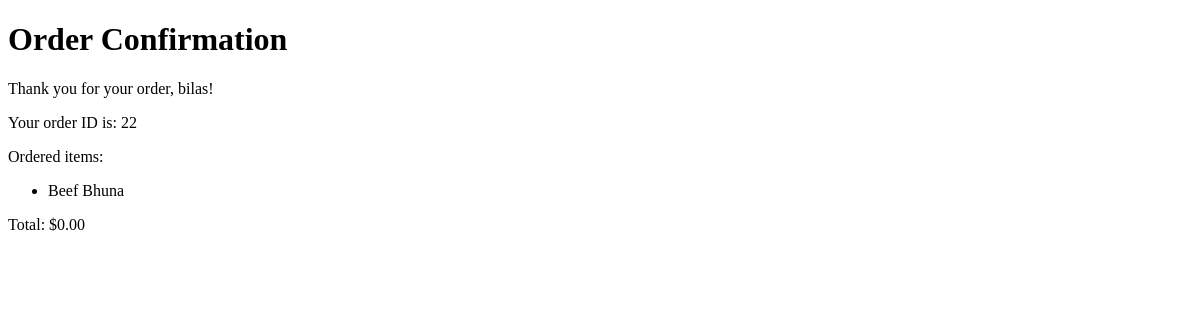
Before: /order/confirmation/22/ with the older database file.
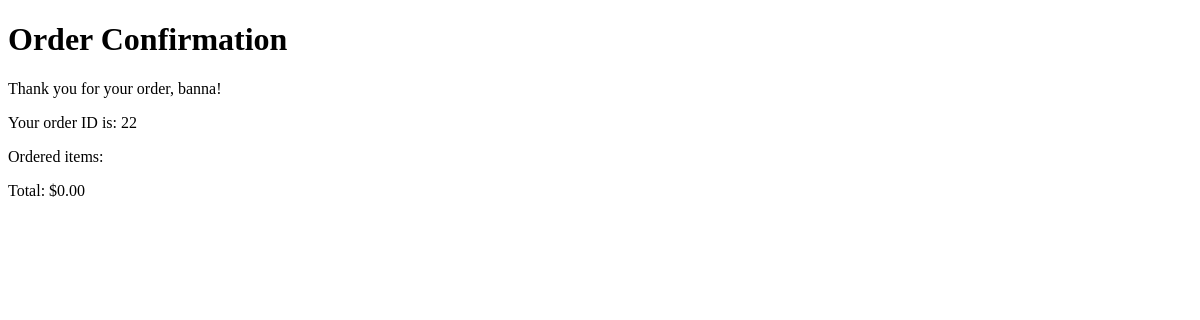
After: the same page with the newer database file.
### restaurant/models.py (models this page shows, shortened)
class Order(models.Model):
    menu_items = models.ManyToManyField(MenuItem)
    quantity = models.PositiveIntegerField(default=1)
    user_name = models.CharField(max_length=100)
    user_email = models.EmailField()
    user_phone = models.CharField(max_length=15)
    total_price = models.DecimalField(max_digits=10, decimal_places=2, default=0.00)

class MenuItem(models.Model):
    CATEGORY_CHOICES = [
        ('🥗 Starters', '🥗 Starters'),
        ('🍛 Main Course', '🍛 Main Course'),
        ('🍝 Noodles & Pasta', '🍝 Noodles & Pasta'),
        ('🍟 Sides', '🍟 Sides'),
        ('🍹 Drinks', '🍹 Drinks'),
        ('🍨 Desserts', '🍨 Desserts'),
        ('Healthy Foods', 'Healthy Foods'),
        ('Our Popular Dishes','Our Popular Dishes')
    ]
    name = models.CharField(max_length=100)
    description = models.TextField()
    price = models.DecimalField(max_digits=6, decimal_places=2)
    image = models.ImageField(upload_to='menu_images/')
    category = models.CharField(max_length=20, choices=CATEGORY_CHOICES, default='🍹 Drinks')

### restaurant/views.py (the view)
# urls.py: path('order/confirmation/<int:order_id>/', views.order_confirmation, name='order_confirmation'),
def order_confirmation(request, order_id):
    order = get_object_or_404(Order, id=order_id)
    item_names = [item.name for item in order.menu_items.all()]
    return render(request, 'order_confirmation.html', {'order': order, 'item_names': item_names})

### templates/order_confirmation.html (shortened to what this page needs)
<!DOCTYPE html>
<html>
<head>
</head>
<body>
    <h1>Order Confirmation</h1>
    <p>Thank you for your order, {{ order.user_name }}!</p>
    <p>Your order ID is: {{ order.id }}</p>
    <p>Ordered items:</p>
    <ul>
        {% for item in item_names %}
            <li>{{ item }}</li>
        {% endfor %}
    </ul>
    <p>Total: ${{ order.total_price }}</p>
</body>
</html>

Changed rows visible on the page:
no longer on this page (row unchanged): MenuItem: item_names "Beef Bhuna"
changed Order id 22: user_name "bilas" → "banna"
